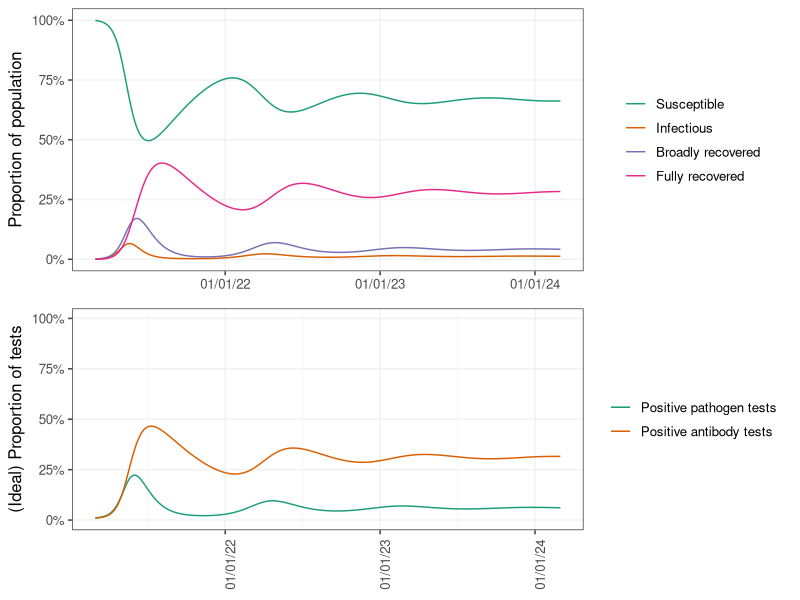

R code for this plot:
library(deSolve)
library(ggplot2)
library(ggthemes)
library(tidyr)
library(dplyr)
library(ggpubr)
library(lubridate)

#
# user input
#

# epi parameters
avg_infectious_days_input = 7
avg_recovery_days_input = 30
avg_waning_days_input = 180
R0 = 1.5

# initial population sizes at t=0
initial_susceptible_members = 1e3
initial_infectious_members = 1
initial_broadly_recovered_members = 0
initial_recovered_members = 0

# TODO: Make user input (i.e., so infection can start in spring vs winter, etc.)
# reference date for outbreak start
outbreak_start_date = ymd('2021-03-01')

# plotting window
plot_min_date = outbreak_start_date
plot_max_date = outbreak_start_date + duration(num = 3, units = 'years')

# diagnostic parameters
pathogenic_sensitivity = .95
pathogenic_specificity = .99
antibody_sensitivity = .95
antibody_specificity = .99

# annual demographics (could be list of input)
#   Note: set to NULL to ignore
birth_pulse_dates = data.frame(
  time = ymd('2021-06-01'),
  # proportion of total population that are new, susceptible animals after pulse
  # proportion = c(.4) 
  proportion = 0
)
# birth_pulses = NULL

#
# solve model
#

# initial proportions at t=0
total_population = initial_susceptible_members + initial_infectious_members + 
  initial_broadly_recovered_members + initial_recovered_members
initial_susceptible = initial_susceptible_members / total_population
initial_infectious = initial_infectious_members / total_population
initial_broadly_recovered = initial_broadly_recovered_members / total_population
initial_recovered = initial_recovered_members / total_population

# threshold below which there are no infectious individuals in the population
minimum_infectious_proportion = 1 / total_population

# translate to average days in class
avg_infectious_days = avg_infectious_days_input
avg_recovery_days = avg_recovery_days_input - avg_infectious_days
avg_waning_days = avg_waning_days_input - avg_recovery_days

# convert birth pulse dates to model times (negatives are ok)
birth_pulses = birth_pulse_dates %>% 
  mutate(
    time = as.numeric(
      difftime(time1 = time, time2 = outbreak_start_date, units = 'days')
    )
  )

# clean up workspace
rm(sibr_solution)

# define model
sibr_equations <- function(time, variables, parameters) {
  with(as.list(c(variables, parameters)), {
    ds = -beta * s * i + psi * r
    di =  beta * s * i - gamma * i
    db =  gamma * i - eta * b
    dr =  eta * b - psi * r
    return(list(c(ds, di, db, dr)))
  })
}

# parameterize model
gamma = 1 / avg_infectious_days
parameter_values = c(
  beta = R0 * gamma,
  gamma = gamma, 
  eta = 1 / avg_recovery_days,
  psi = 1 / avg_waning_days
)

# format initial conditions
initial_values = c(
  s = initial_susceptible,
  i = initial_infectious,
  b = initial_broadly_recovered,
  r = initial_recovered
)

# normalize initial conditions
initial_values = initial_values / sum(initial_values)

# set ode solver times, making sure we pass t=0 to solver
plot_min = as.numeric(
  difftime(time1 = plot_min_date, time2 = outbreak_start_date, units = 'days')
)
plot_max = as.numeric(
  difftime(time1 = plot_max_date, time2 = outbreak_start_date, units = 'days')
)

# set times to solve for inclusion in plot
plot_times = seq(from = plot_min, to = plot_max, length.out = 500)

# solve ode in chunks, following birth pulses
if(!is.null(birth_pulses)) {
  if(any(birth_pulses$time < plot_max)) {
    
    # enumerate time points with birth pulses
    homogeneous_period_ends = rbind(
      # birth pulse data
      do.call(rbind, apply(
        X = birth_pulses, 
        MARGIN = 1, 
        FUN = function(r) {
          data.frame(
            time = seq(from = r['time'], to = plot_max, by = 365),
            proportion = unname(r['proportion'])
          )
        }
      )),
      # final timepoint
      data.frame(time = plot_max, proportion = 0)
    ) %>% 
      # make sure times are after model start
      filter(time >= 0) %>% 
      # merge duplicates
      group_by(time) %>% 
      summarise(proportion = sum(proportion)) %>% 
      ungroup()
    
    # initialize ode solution
    sibr_solution = data.frame(time = 0, t(initial_values))
    
    # solve ode in chunks
    for(i in 1:nrow(homogeneous_period_ends)) {
      # time range during period
      t = unique(c(
        tail(sibr_solution$time, 1),
        data.frame(t = plot_times) %>% 
          filter(
            tail(sibr_solution$time, 1) <= t, 
            t <= homogeneous_period_ends$time[i]
          ) %>% 
          unlist() %>% 
          unname(),
        homogeneous_period_ends$time[i]
      ))
      # evaluate ode, but skip saving the first row since it duplicates start
      incremental_solution = data.frame(
        ode(
          y = initial_values,
          times = t,
          func = sibr_equations,
          parms = parameter_values
        )[-1,]
      )
      # re-solve, as needed if disease leaves population
      if(any(incremental_solution$i < minimum_infectious_proportion)) {
        # identify when infection ends (i.e., 0 infected individuals)
        infection_end_index = min(which(
          incremental_solution$i < minimum_infectious_proportion
        ))
        # formally remove infection
        incremental_solution$i[infection_end_index] = 0
        mass = sum(
          incremental_solution[infection_end_index, c('s', 'i', 'b', 'r')]
        )
        incremental_solution[infection_end_index, c('s', 'i', 'b', 'r')] = 
          incremental_solution[infection_end_index, c('s', 'i', 'b', 'r')] / 
          mass
        # re-solve sibr equations for post-disease state
        resolve_inds = infection_end_index:nrow(incremental_solution)
        incremental_solution[resolve_inds, ] = data.frame(
          ode(
            y = unlist(
              incremental_solution[infection_end_index, c('s', 'i', 'b', 'r')]
            ),
            times = incremental_solution$time[resolve_inds],
            func = sibr_equations,
            parms = parameter_values
          )
        )
      }
      # append solution
      sibr_solution = rbind(
        sibr_solution,
        incremental_solution
      )
      # apply birth pulse to last observation
      sibr_solution[nrow(sibr_solution), c('s','i','b','r')] =
        sibr_solution[nrow(sibr_solution), c('s','i','b','r')] *
          (1 - homogeneous_period_ends$proportion[i]) +
        c(homogeneous_period_ends$proportion[i], rep(0, 3))
      # update initial conditions
      initial_values = c(
        s = tail(sibr_solution$s, 1),
        i = tail(sibr_solution$i, 1),
        b = tail(sibr_solution$b, 1),
        r = tail(sibr_solution$r, 1)
      )
      initial_values = initial_values / sum(initial_values)
    }
  }
}

# default: solve ode in one chunk
if(!exists('sibr_solution')) {
  t = unique(c(0, plot_times))
  sibr_solution = data.frame(
    ode(
      y = initial_values,
      times = t,
      func = sibr_equations,
      parms = parameter_values
    )
  )
  # re-solve, as needed if disease leaves population
  if(any(sibr_solution$i < minimum_infectious_proportion)) {
    # identify when infection ends (i.e., 0 infected individuals)
    infection_end_index = min(which(
      sibr_solution$i < minimum_infectious_proportion
    ))
    # formally 0-out infection
    sibr_solution$i[infection_end_index] = 0
    mass = sum(
      sibr_solution[infection_end_index, c('s', 'i', 'b', 'r')]
    )
    sibr_solution[infection_end_index, c('s', 'i', 'b', 'r')] = 
      sibr_solution[infection_end_index, c('s', 'i', 'b', 'r')] / 
      mass
    # re-solve sibr equations for post-disease state
    resolve_inds = infection_end_index:nrow(sibr_solution)
    sibr_solution[resolve_inds, ] = data.frame(
      ode(
        y = unlist(
          sibr_solution[infection_end_index, c('s', 'i', 'b', 'r')]
        ),
        times = sibr_solution$time[resolve_inds],
        func = sibr_equations,
        parms = parameter_values
      )
    )
  }
}

# format plotting frame
sibr_solution = sibr_solution %>% 
  # restrict output to the requested plotting times
  filter(plot_min <= time, time <= plot_max) %>% 
  # enrich output
  mutate(
    # get date scale correct
    time = outbreak_start_date + duration(time, 'days'),
    # translate compartment model to ideal test results
    pathogenic_detection = (i + b) * pathogenic_sensitivity + 
      (s + r) * (1 - pathogenic_specificity),
    antibody_detection = (b + r) * antibody_sensitivity + 
      (s + i) * (1 - antibody_specificity)
  )

#
# output plots
#

# visualize epidemic trajectory
pl_trajectory = ggplot(
  data = sibr_solution %>% 
    pivot_longer(
      cols = c('s', 'i', 'b', 'r'), 
      names_to = 'compartment',
      values_to = 'population_proportion'
    ) %>% 
    mutate(
      compartment = factor(
        x = compartment,
        levels = c('s', 'i', 'b', 'r'),
        labels = c('Susceptible', 'Infectious', 'Broadly recovered', 
                   'Fully recovered')
      )
    ),
  mapping = aes(
    x = time, y = population_proportion, col = compartment)
) +
  geom_line() + 
  scale_x_datetime(date_labels = '%D') +
  scale_y_continuous(
    'Proportion of population',
    labels = scales::percent,
    limits = c(0,1)
  ) + 
  scale_color_brewer(type = 'qual', palette = 'Dark2') + 
  theme_few() + 
  theme(
    legend.title = element_blank(),
    panel.grid.major = element_line(colour = 'grey95'),
    axis.title.x = element_blank()
  )

# visualize marginal test rates
pl_test_positivity = ggplot(
  data = sibr_solution %>% 
    select(
      time, pathogenic_detection, antibody_detection
    ) %>% 
    pivot_longer(
      cols = c('pathogenic_detection', 'antibody_detection'),
      names_to = 'detection_type',
      values_to = 'positivity_rate'
    ) %>% 
    mutate(
      detection_type = factor(
        x = detection_type,
        levels = c('pathogenic_detection', 'antibody_detection'),
        labels = c('Positive pathogen tests', 'Positive antibody tests')
      )
    ),
  mapping = aes(x = time, y = positivity_rate, col = detection_type)
) + 
  geom_line() + 
  scale_color_brewer(
    type = 'qual', palette = 'Dark2'
  ) + 
  scale_x_datetime(date_labels = '%D') +
  scale_y_continuous(
    '(Ideal) Proportion of tests',
    labels = scales::percent,
    limits = c(0,1)
  ) + 
  theme_few() + 
  theme(
    legend.title = element_blank(),
    panel.grid.major = element_line(colour = 'grey95'),
    panel.grid.minor.x = element_line(colour = 'grey95'),
    axis.title.x = element_blank(),
    axis.text.x = element_text(angle = 90)
  )

# TODO: dynamic x-axis plot scale
ggarrange(
  pl_trajectory, pl_test_positivity,
  ncol = 1,
  align = 'v'
)
